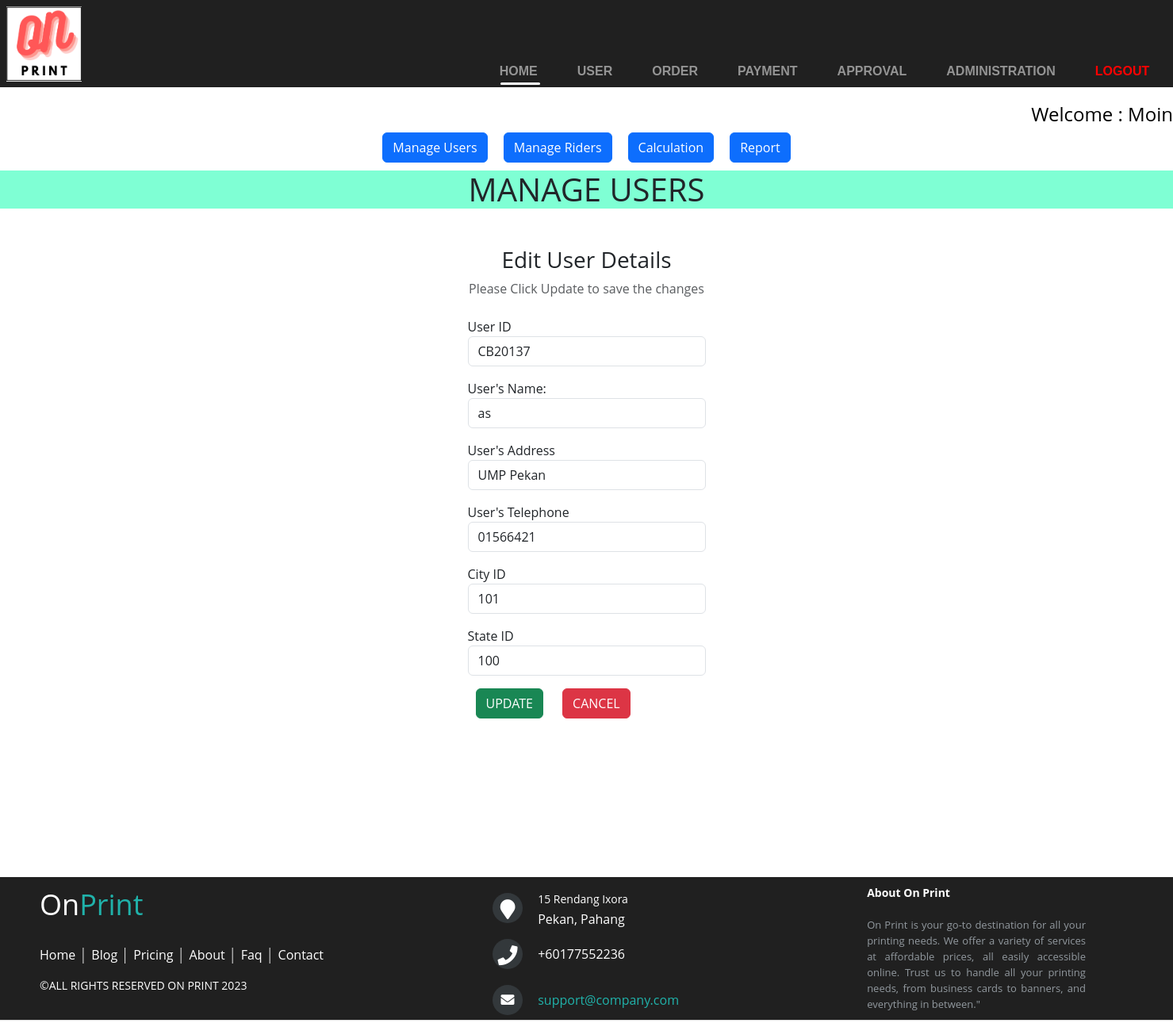
Screenshot of /Admin/edit.php?userID=CB20137 (signed in) with the database file from the repository.
### tables this page shows
CREATE TABLE `registered_user` (
  `userID` varchar(10) NOT NULL,
  `U_name` varchar(50) NOT NULL,
  `U_address` varchar(100) NOT NULL,
  `U_telephone` varchar(15) NOT NULL,
  `U_password` varchar(20) NOT NULL,
  `City_ID` varchar(5) NOT NULL,
  `State_ID` varchar(50) NOT NULL
);

### Admin/edit.php (the view, shortened to what this page needs)
<?php
include "../db_conn.php";
?>
<!DOCTYPE html>
<html lang="en">
<head>
	<link rel="stylesheet" href="../style/styles.css">
    <link href='https://unpkg.com/boxicons@2.0.7/css/boxicons.min.css' rel='stylesheet'>
    <link href="https://cdn.jsdelivr.net/npm/bootstrap@5.3.0-alpha1/dist/css/bootstrap.min.css" rel="stylesheet">
    <link rel="stylesheet" href="https://use.fontawesome.com/releases/v5.13.0/css/all.css">
</head>
<body class="body-with-footer">
<div class="nav-container">
<a href="index.php"><img id="logo" src="../media/onp logo.png" alt="Logo"></a>
  <nav>
    <a href="admin.php">HOME</a>
    <a href="#">USER</a>
    <a href="#">ORDER</a>
    <a href="#">PAYMENT</a>
    <a href="#">APPROVAL</a>
    <a href="#">ADMINISTRATION</a>
    <a class="logout" href="../logout.php">LOGOUT</a>
    <div id="indicator"></div>
  </nav>
</div>
  <div class="body-container d-flex">
    <div class="welcome">
        <h4>Welcome : <?=$_SESSION['username'] ?></h4>
    </div>
    <div class="buttons d-flex flex-nowrap">
        <button class="btn btn-primary" onclick="window.location.href='manage_users.php'">Manage Users</button>
        <button class="btn btn-primary" onclick="window.location.href='manage_riders.php'">Manage Riders</button>
        <button class="btn btn-primary" onclick="window.location.href='calculate_user.php'">Calculation</button>
        <button class="btn btn-primary" onclick="window.location.href='user_report.php'">Report</button>
    </div>
</div>
<div class="title title-light justify-content-center fs-3 mb-5" style="background-color:aquamarine;">
<h1><center>MANAGE USERS</center> </h1></div>
<div class="container">
    <div class="text-center mb-4">
        <h3>Edit User Details</h3>
        <p class="text-muted">Please Click Update to save the changes</p>
    </div>
    <?php
if (!empty($_GET['userID'])) {
    $userID = $_GET['userID'];
    $stmt = $conn->prepare("SELECT * FROM registered_user WHERE userID = ? LIMIT 1");
    $stmt->bind_param("s", $userID);
    $stmt->execute();
    $result = $stmt->get_result();
    $row = mysqli_fetch_assoc($result);
}
?>
    <div class="container d-flex justify-content-center">
        <form action="" method="post" style="width:50w; min-width:300px;">
        <div class="mb-3">
        <label class="form-lebel">User ID</label>
        <input type="text" class="form-control" name="userID"
        value="<?php echo $row['userID'] ?>">
    </div>
    <div class="row mb-3">
        <div class="col">
            <label class="form-lebel">User's Name:</label>&nbsp;
            <input type="text" class="form-control" name="U_name"
            value="<?php echo $row['U_name'] ?>">
        </div>
    </div>
    <div class="mb-3">
        <label class="form-lebel">User's Address</label>
        <input type="address" class="form-control" name="U_address"
        value="<?php echo $row['U_address'] ?>">
    </div>
    <div class="mb-3">
        <label class="form-lebel">User's Telephone</label>
        <input type="phone" class="form-control" name="U_telephone"
        value="<?php echo $row['U_telephone'] ?>">
    </div>
    <div class="mb-3">
        <label class="form-lebel">City ID</label>
        <input type="text" class="form-control" name="City_ID"
        value="<?php echo $row['City_ID'] ?>">
    </div>
    <div class="mb-3">
        <label class="form-lebel">State ID</label>
        <input type="text" class="form-control" name="State_ID"
        value="<?php echo $row['State_ID'] ?>">
    </div>
    <div>
        <button type="submit" class="btn btn-success" name="submit">UPDATE</button>
        <a href="admin.php" class="btn btn-danger">CANCEL</a>
    </div>
    </form>
    </div>
</div>
<footer class="footer-distributed">
			<div class="footer-left">
				<h3>On<span>Print</span></h3>
				<p class="footer-links">
					<a href="#" class="link-1">Home</a>
					<a href="#">Blog</a>
					<a href="#">Pricing</a>
					<a href="#">About</a>
					<a href="#">Faq</a>
					<a href="#">Contact</a>
				</p>
				<p class="footer-company-name">©All rights reserved On Print 2023</p>
			</div>
			<div class="footer-center">
				<div>
					<i class="fa fa-map-marker"></i>
					<p><span>15 Rendang Ixora</span> Pekan, Pahang</p>
				</div>
				<div>
					<i class="fa fa-phone"></i>
					<p>+60177552236</p>
				</div>
				<div>
					<i class="fa fa-envelope"></i>
					<p><a href="mailto:support@company.com">support@company.com</a></p>
				</div>
			</div>
			<div class="footer-right">
				<p class="footer-company-about">
					<span>About On Print</span>
					On Print is your go-to destination for all your printing needs. We offer a variety of services at affordable prices, all easily accessible online. Trust us to handle all your printing needs, from business cards to banners, and everything in between."
                </p>
			</div>
		</footer>
        </body>
</html>

### rows the page displays
registered_user: userID "CB20137", U_name "as", U_address "UMP Pekan", U_telephone "01566421", City_ID "101", State_ID "100"

### other values shown
$_SESSION['username'] "Moin"
